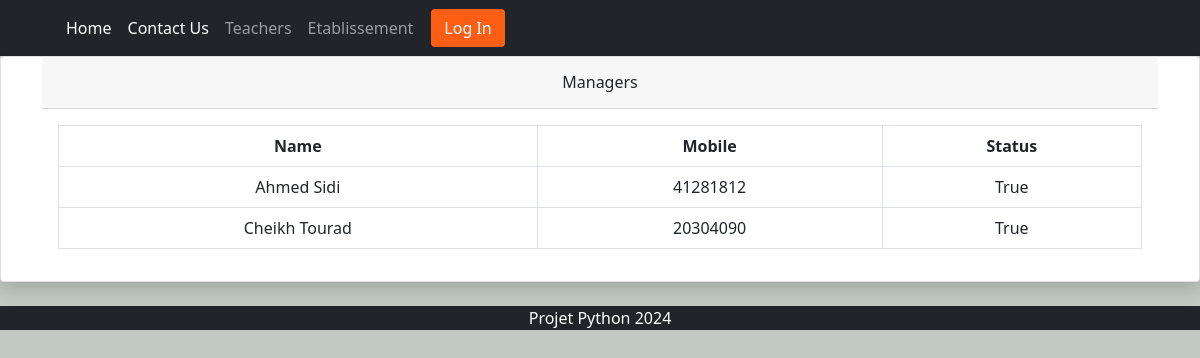
Page /managers/ on the committed database.
### app/models.py (models this page shows, shortened)
class Manager(models.Model):
    user=models.OneToOneField(User,on_delete=models.CASCADE)
    profile_pic= models.ImageField(upload_to='media/manager/', null=True, blank=True)
    mobile = models.CharField(max_length=20, null=True)
    status=models.BooleanField(default=False)
    @property
    def get_name(self):
        return self.user.first_name+" "+self.user.last_name

### app/views.py (the view)
# urls.py: path('managers/', managers, name="managers"),
def managers(request):
    managers = Manager.objects.all()
    context = {'managers': managers}
    return render(request, 'managers.html', context)

### app/templates/managers.html
{% extends 'base.html' %}
{% load static %}
{% block content %}
    <div class="card shadow mb-4">
        <div class="container">
            <div class="card-header py-3">
                <h6 class="m-0 font-weight-bold text-center">Managers</h6>
            </div>
            <div class="card-body">
                <div class="table-responsive">
                    <table class="table table-bordered text-center justify-content-center" id="dataTable" width="100%" cellspacing="0">
                        <thead>
                            <tr>
                                <th>Name</th>
                                <th>Mobile</th>
                                <th>Status</th>
                            </tr>
                        </thead>
                        <tbody>
                            {% for manager in managers %}
                            <tr>
                                <td>{{ manager.get_name }}</td>
                                <td>{{ manager.mobile }}</td>
                                <td>{{ manager.status }}</td>
                            </tr>
                            {% endfor %}
                        </tbody>
                    </table>
                </div>
            </div>
        </div>
    </div>
{% endblock content %}

### rows in the picture
Manager: get_name "Ahmed Sidi", mobile "41281812", status "True"
Manager: get_name "Cheikh Tourad", mobile "20304090", status "True"
